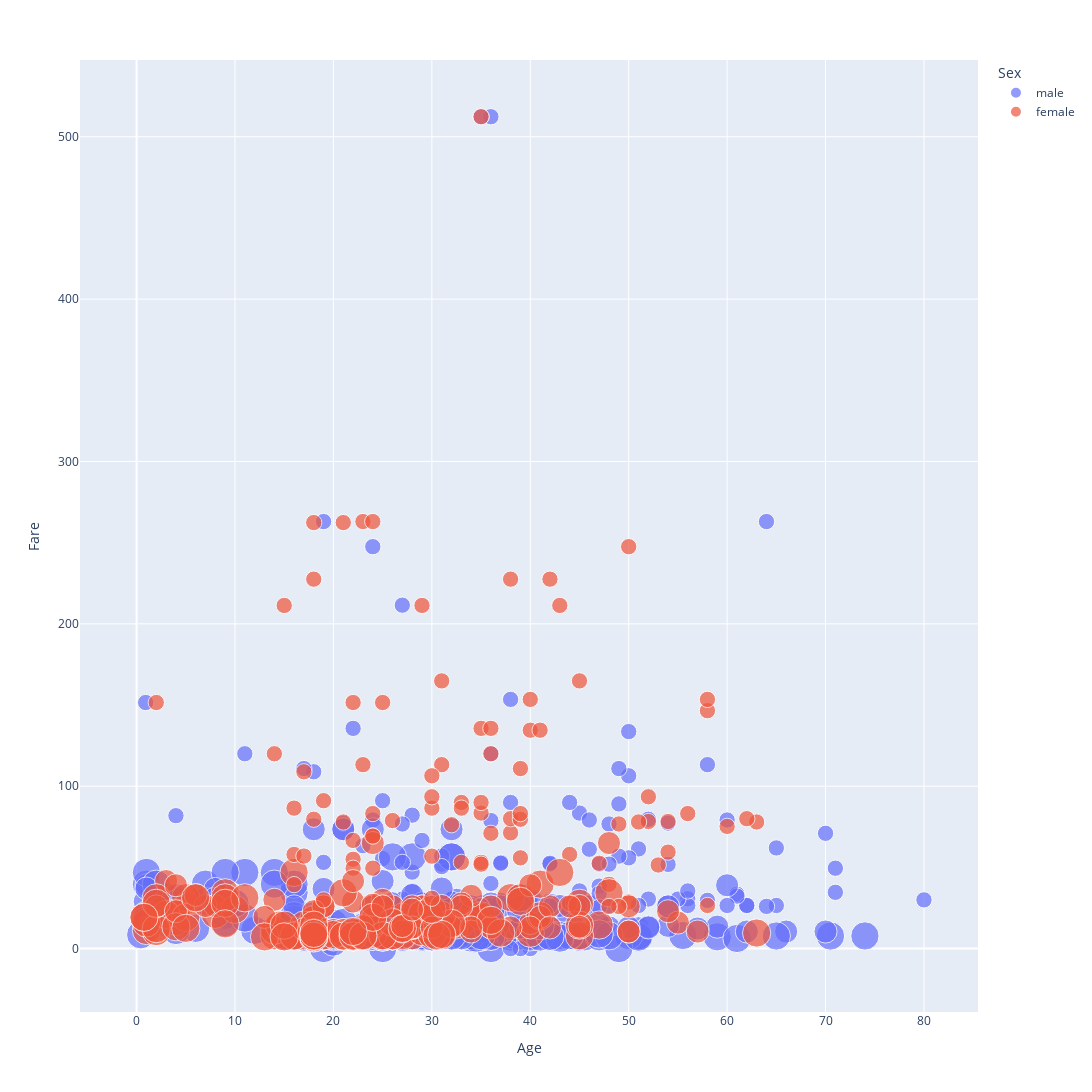

Here is the notebook cell this chart was saved with:
### Code cell
fig = px.scatter(passengers, x="Age", y="Fare",
	         size="Pclass", color="Sex",
                 hover_name="Name", width=1500, height=1600)
fig.show()

### Figure 1 — Plotly figure (JSON) as saved in the notebook; plotly's stock layout.template omitted (floating-point values rounded to 4 significant figures; data arrays with more than 128 entries replaced by an {"elided": "..."} marker saying what was removed)
{"data": [{"hovertemplate": "<b>%{hovertext}</b><br><br>Sex=male<br>Age=%{x}<br>Fare=%{y}<br>Pclass=%{marker.size}<extra></extra>", "hovertext": {"elided": "577 str values"}, "legendgroup": "male", "marker": {"color": "#636efa", "size": {"elided": "577 int values"}, "sizemode": "area", "sizeref": 0.0075, "symbol": "circle"}, "mode": "markers", "name": "male", "orientation": "v", "showlegend": true, "type": "scatter", "x": {"elided": "577 float values"}, "xaxis": "x", "y": {"elided": "577 float values"}, "yaxis": "y"}, {"hovertemplate": "<b>%{hovertext}</b><br><br>Sex=female<br>Age=%{x}<br>Fare=%{y}<br>Pclass=%{marker.size}<extra></extra>", "hovertext": {"elided": "314 str values"}, "legendgroup": "female", "marker": {"color": "#EF553B", "size": {"elided": "314 int values"}, "sizemode": "area", "sizeref": 0.0075, "symbol": "circle"}, "mode": "markers", "name": "female", "orientation": "v", "showlegend": true, "type": "scatter", "x": {"elided": "314 float values"}, "xaxis": "x", "y": {"elided": "314 float values"}, "yaxis": "y"}], "layout": {"height": 1600, "legend": {"itemsizing": "constant", "title": {"text": "Sex"}, "tracegroupgap": 0}, "margin": {"t": 60}, "width": 1500, "xaxis": {"anchor": "y", "domain": [0, 1], "title": {"text": "Age"}}, "yaxis": {"anchor": "x", "domain": [0, 1], "title": {"text": "Fare"}}}}
